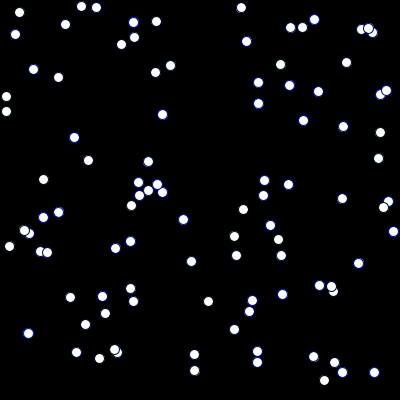
Frame 1 (no input)
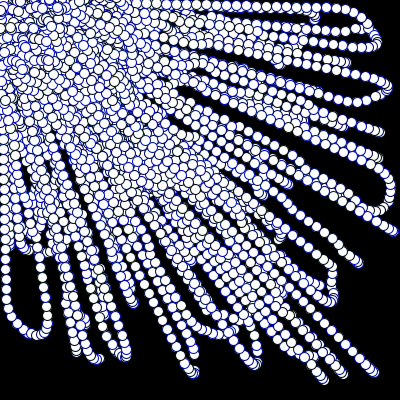
Frame 60 (the mouse pressed at the canvas centre just before this capture)
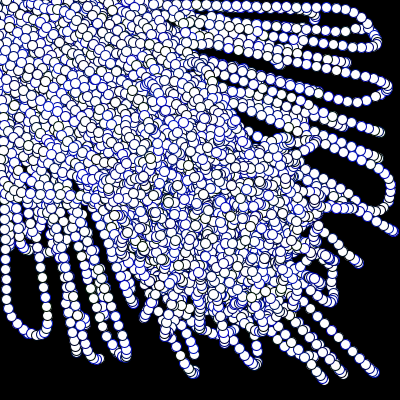
Frame 120 (the mouse held since frame 60 and released just before this capture)

The Processing sketch that drew these frames (run headless with seeded random() and noise(); from frame 60 on, the mouse is pressed at the canvas centre):

// Processing sketch: processing_163042
// ── processing_163042.pde

ArrayList<Vehicle> vehicles;

void setup() {
  background(0);
  size(400,400);
  vehicles = new ArrayList<Vehicle>();
  for (int i = 0; i < 100; i++) {
    vehicles.add(new Vehicle(random(width),random(height)));
  }
}

void draw() {
  //background(255);
  
  for (Vehicle v : vehicles) {
    v.applyBehaviors(vehicles);
    v.display();
    v.update();
  }
  
}

void mouseDragged() {
  vehicles.add(new Vehicle(mouseX,mouseY));
}

class Vehicle {
  PVector location;
  PVector velocity;
  PVector acceleration;
  float r;
  float maxforce;
  float maxspeed;
  
  Vehicle(float x, float y) {
    location = new PVector(x, y);
    r = 10;
    maxspeed = 10;
    maxforce = 2;
    acceleration = new PVector(0,0);
    velocity = new PVector(0,0);
  }
  
  void applyForce(PVector force) {
    acceleration.add(force);
  }
  
  void applyBehaviors(ArrayList<Vehicle> vehicles) {
    PVector separateForce = separate(vehicles);
    PVector seekForce = seek(new PVector(mouseX, mouseY));
    separateForce.mult(2);
    seekForce.mult(1);
    applyForce(separateForce);
    applyForce(seekForce);
  }
  
  PVector seek(PVector target) {
    PVector desired = PVector.sub(target,location);
    desired.normalize();
    desired.mult(maxspeed);
    PVector steer = PVector.sub(desired,velocity);
    steer.limit(maxforce);
    
    return steer;
  }
  
  PVector separate (ArrayList<Vehicle> vehicles) {
    float desiredseparation = r*2;
    PVector sum = new PVector();
    int count = 0;
    for (Vehicle other : vehicles) {
      float d = PVector.dist(location, other.location);
      if ((d > 0) && (d < desiredseparation)) {
        PVector diff = PVector.sub(location, other.location);
        diff.normalize();
        diff.div(d);
        sum.add(diff);
        count++;
      }
    }
    if (count > 0) {
      sum.div(count);
      sum.normalize();
      sum.mult(maxspeed);
      sum.sub(velocity);
      sum.limit(maxforce);
    }
    return sum;
  }
  
  void update() {
    velocity.add(acceleration);
    velocity.limit(maxspeed);
    location.add(velocity);
    acceleration.mult(0);
  }
  
  void display() {
    stroke(random(0), random(25),random(200));
    pushMatrix();
    translate(location.x,location.y);
    ellipse(0,0,r,r);
    popMatrix();
  }
}
    
